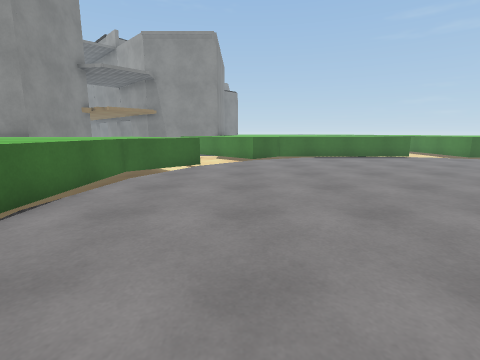
View 1 (above)

24 first-person views from a walk through a scene from a Unity 3-D project. The camera is 1.2 m above the floor, tilts 10° down and sees 85° across. Doors are open. The floor is counted in squares, 1 m on a side. Each view is taken from the middle of a square. On the plan, view 1 faces up. The plan holds only what a view shows up to about 12 squares ahead; the rest is blank. The place goes on beyond the plan. The player character is not drawn. Surface patterns are stand-ins for the level's own textures.

View 2
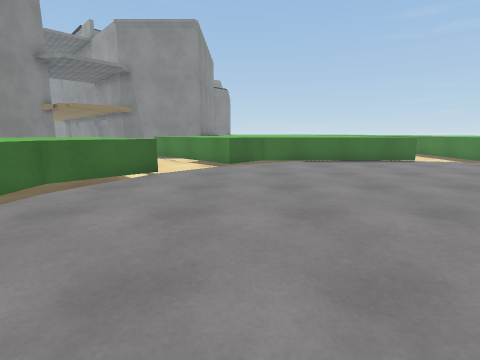

View 3
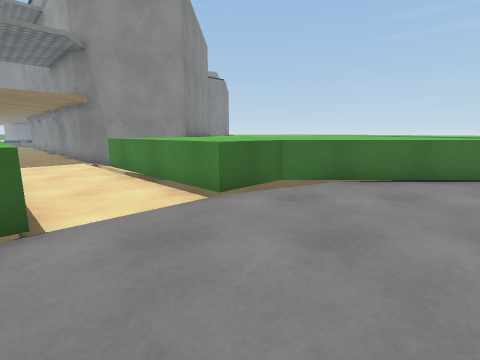

View 4
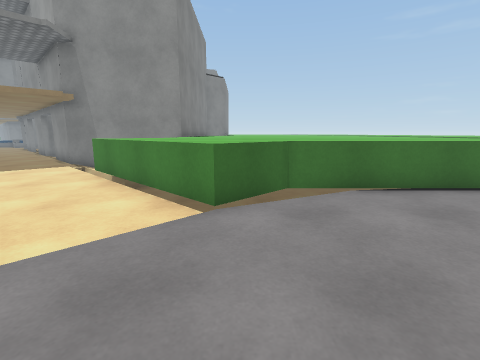

View 5
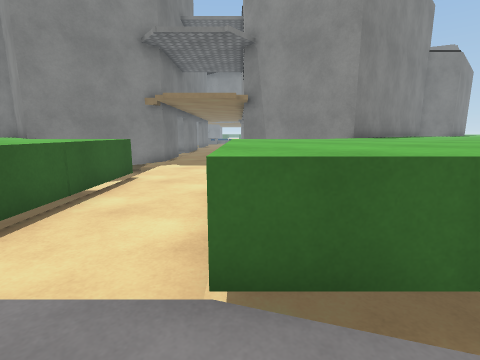

View 6
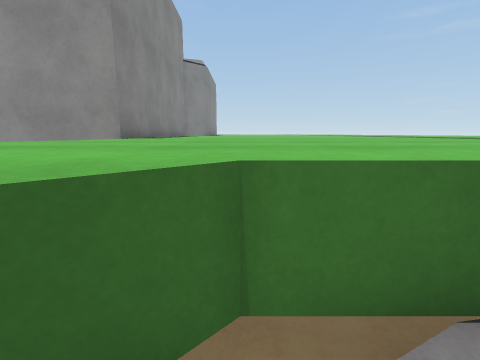

View 7
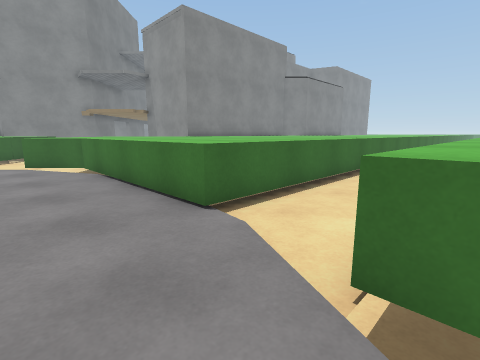

View 8
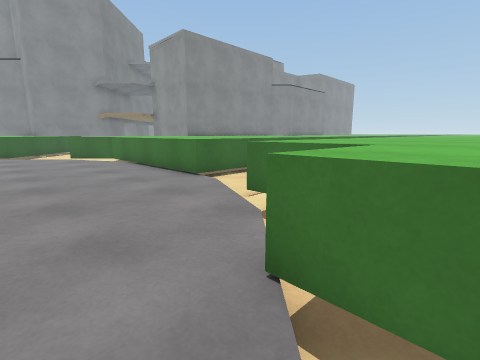

View 9
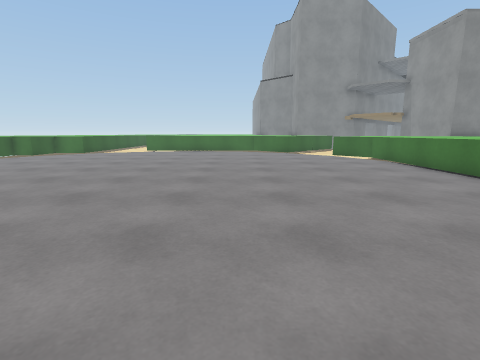

View 10
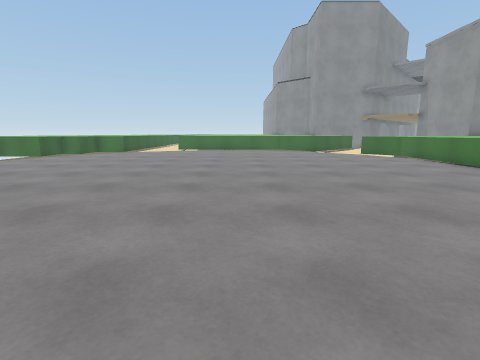

View 11
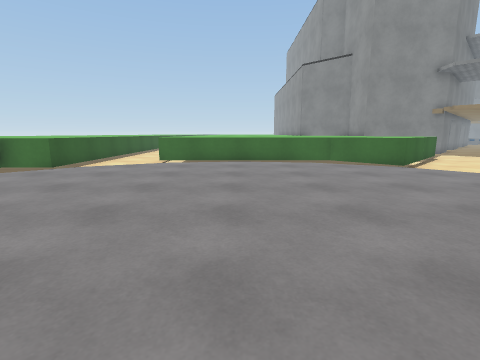

View 12
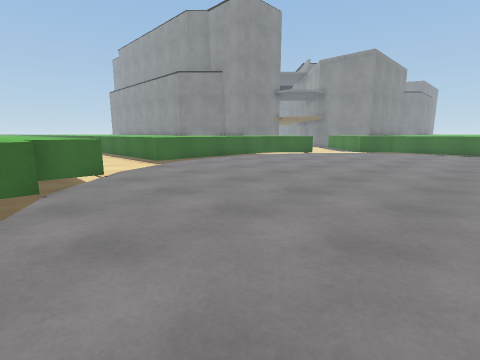

View 13
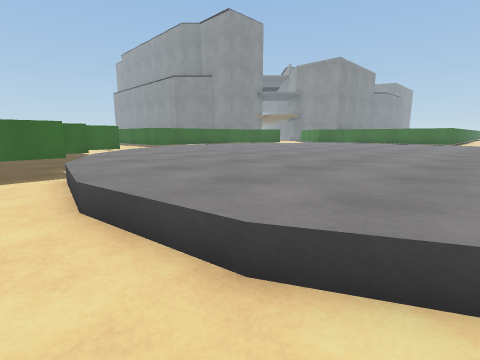

View 14
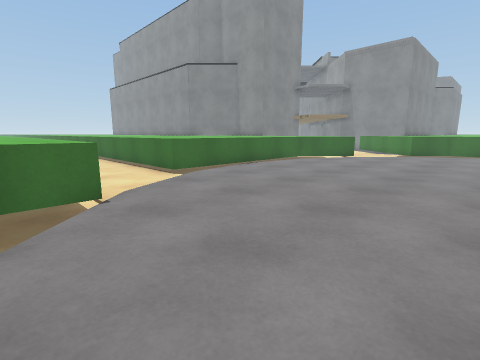

View 15
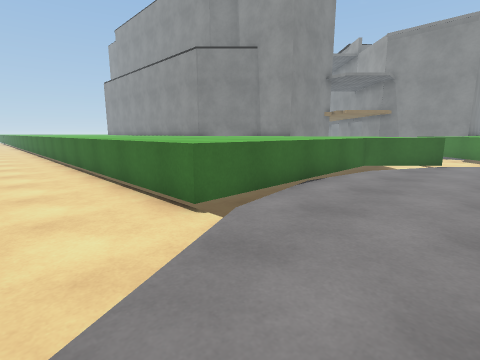

View 16
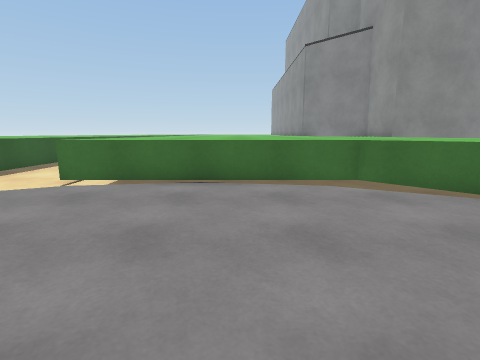

View 17
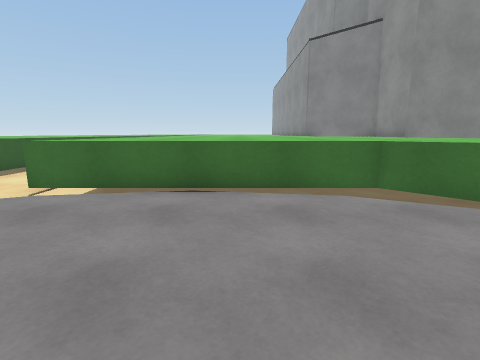

View 18
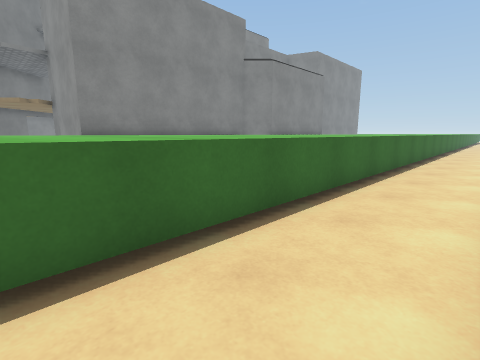

View 19
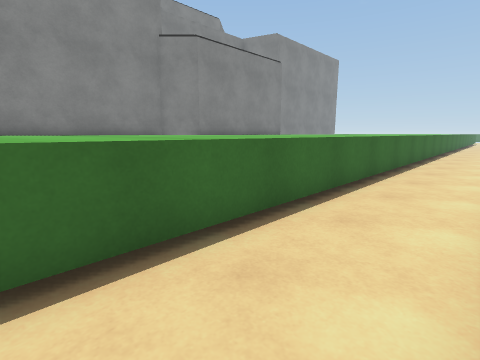

View 20
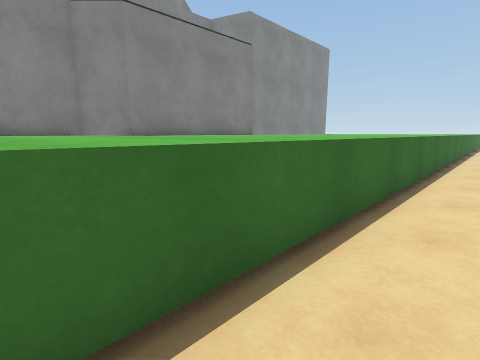

View 21
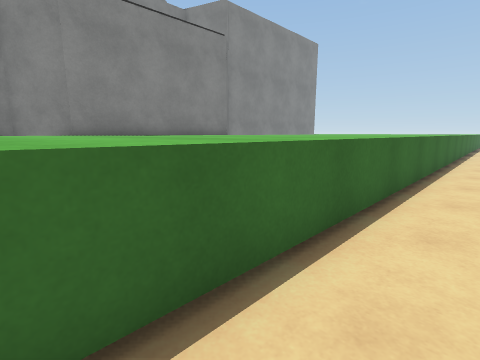

View 22
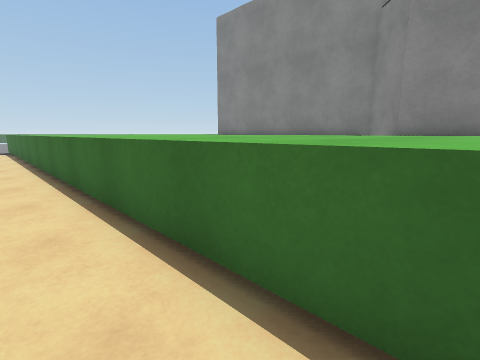

View 23
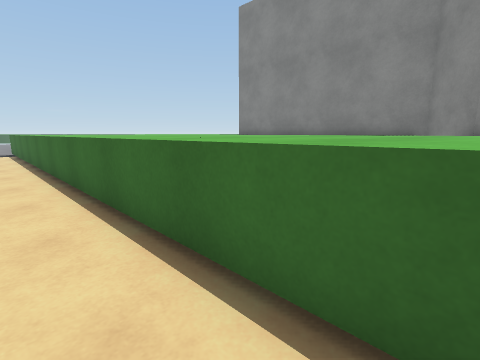

View 24
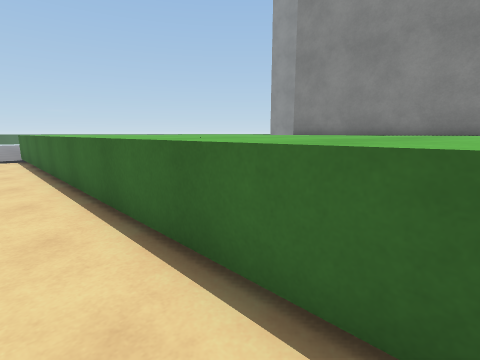

### Floor plan
Key: @ floor where view 1 was taken; # wall or solid block; . main floor; - floor 0.5 m lower than the main floor; / step, stairs or slope; D open door; = window, fence, low wall or low ledge; ^ raised ledge.
Columns run from 8 left of view 1 to 16 right of it. Each row starts with its distance up from view 1.
 34         ^ ^ ^^^^^...
 33         ^^^ ^^^^^...
 32         ^  ^^^^^^...
 31        #^ ^^^^^^^...
 30       ##  ^^^^^^^...
 29       #   ^^^^^^^...
 28       #^ ^^ ^^^^^...
 27       #   ^ ^^^^^...
 26       #^     ^^^^...
 25       # ^ ^ ^ ^^^...
 24       #^^^^^^^^^^...^
 23       # ^^^ ^^^^^...^^
 22       # ^^   ^ ^^...^
 21       #^^^^^^^^^^...  ^
 20 D#D###^^^^^^^^^^^...^^^
 19 ..D    ^^^^^^^^^^...^^^
 18 DDD// ^^^^^^^^^^^...^^^
 17 DDD./#^^^^^^^^^^^...^^^
 16 D.../^^^^^^^^^^^^...^^^
 15 -/....^^^^^^^^^^^...^^^^
 14 --=....^^^^^^^^^^...^^^^
 13  ^^^....^^//........^^^^
 12 ^^^^^.............../-^^
 11  ^^^^^.............../^^
 10  ^^^^^^.............../
  9 ^^^^^^/................/
  8  ^^^^-.................
  7  ^^^^/..................
  6 ^^^^^/..................
  5  ^^^^....................
  4  ^^^^...................
  3 ^^^^^...................
  2 ^^^^^/................
  1 ^^^^^/...............
  0 ........@...........
 -1 ....................
 -2 ....................
 -3 ^^^^^^^^/...........
 -4 ^  ^^^^^^/..........
 -5     ^    ^//......//
 -6     ^     ^--////---
 -7           ^---------

Where each view was taken, in squares from view 1:
view 1: 0 up, 0 right, facing up
view 2: 2 up, 1 right, facing up
view 3: 7 up, 1 right, facing up
view 4: 8 up, 1 right, facing up
view 5: 11 up, 2 right, facing up-left
view 6: 12 up, 2 right, facing up
view 7: 11 up, 12 right, facing up-left
view 8: 9 up, 15 right, facing up-left
view 9: 7 up, 15 right, facing left
view 10: 5 up, 16 right, facing left
view 11: 4 up, 8 right, facing left
view 12: 5 down, 7 right, facing up-left
view 13: 7 down, 11 right, facing up-left
view 14: 4 down, 4 right, facing up-left
view 15: 2 down, 0 right, facing up-left
view 16: 5 up, 3 right, facing left
view 17: 5 up, 2 right, facing left
view 18: 17 up, 11 right, facing up-left
view 19: 23 up, 11 right, facing up-left
view 20: 27 up, 10 right, facing up-left
view 21: 29 up, 10 right, facing up-left
view 22: 34 up, 10 right, facing down-left
view 23: 32 up, 10 right, facing down-left
view 24: 28 up, 10 right, facing down-left
